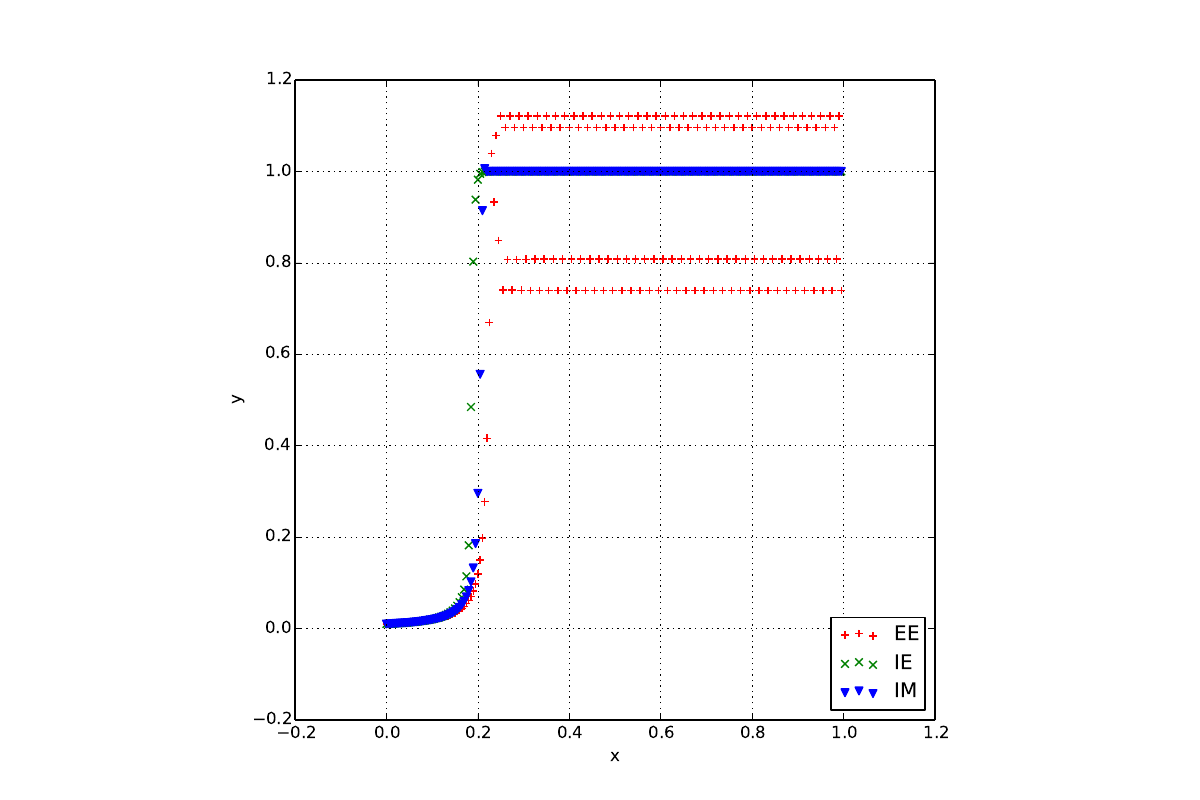

Source code (Python):
import matplotlib.pyplot as plt
from numpy import diff, finfo, double
from ode45 import ode45
from numpy import *
from time import time
from pylab import *
from scipy.optimize import fsolve

rhs = lambda y: 500 * y**2 * (1-y)
fun = lambda t, y: rhs(y)

def integrate_EE(y0, xStart, xEnd, steps, flag=False):
    r"""Integrate ODE with explicit Euler method
    Input: y0     ... initial condition
           xStart ... start x
           xEnd   ... end   x
           steps  ... number of steps (h = (xEnd - xStart)/N)
           flag   ... flag == False return complete solution: (phi, phi', t)
                      flag == True  return solution at endtime only: phi(tEnd)
    Output: x ... variable
            y ... solution
    """
    x = zeros(steps)
    y = zeros((steps, size(y0)))
    ###########################################################
    #                                                         #
    # TODO: Implementieren Sie hier die explizite Euler Regel #
    #       zur integration der funktion y(x).                #
    #                                                         #
    ###########################################################

    h = double(xEnd)/steps
    y[0,:] = y0

    for k in xrange(steps-1):
        y[k+1] = y[k] + h * rhs(y[k])
        x[k+1] = (k+1)*h

    if flag:
        return x[-1], y[-1][:]
    else:
        return x, y


def integrate_IE(y0, xStart, xEnd, steps, flag=False):
    r"""Integrate ODE with implicit Euler method
    Input: y0     ... initial condition
           xStart ... start x
           xEnd   ... end   x
           steps  ... number of steps (h = (xEnd - xStart)/N)
           flag   ... flag == False return complete solution: (phi, phi', t)
                      flag == True  return solution at endtime only: phi(tEnd)
    Output: x ... variable
            y ... solution
    """
    x = zeros(steps)
    y = zeros((steps, size(y0)))
    ###########################################################
    #                                                         #
    # TODO: Implementieren Sie hier die implizite Euler Regel #
    #       zur integration der funktion y(x).                #
    #                                                         #
    ###########################################################
    h = double(xEnd)/steps
    y[0,:] = y0

    for k in xrange(steps-1):
        F = lambda x: x - y[k] - h * rhs(x)
        y[k+1] = fsolve(F, y[k] + h * rhs(y[k]))
        x[k+1] = (k+1)*h

    if flag:
        return x[-1], y[-1][:]
    else:
        return x, y


def integrate_IM(y0, xStart, xEnd, steps, flag=False):
    r"""Integrate ODE with implicit midpoint rule
    Input: y0     ... initial condition
           xStart ... start x
           xEnd   ... end   x
           steps  ... number of steps (h = (xEnd - xStart)/N)
           flag   ... flag == False return complete solution: (phi, phi', t)
                      flag == True  return solution at endtime only: phi(tEnd)
    Output: x ... variable
            y ... solution
    """
    x = zeros(steps)
    y = zeros((steps, size(y0)))
    #################################################################
    #                                                               #
    # TODO: Implementieren Sie hier die implizite Mittelpunktsregel #
    #       zur integration der funktion y(x).                      #
    #                                                               #
    #################################################################
    h = double(xEnd)/steps
    y[0,:] = y0

    for k in xrange(steps-1):
        F = lambda x: x - y[k] - h * rhs(0.5*(x + y[k]))
        y[k+1] = fsolve(F, y[k] + h * rhs(y[k]))
        x[k+1] = (k+1)*h

    if flag:
        return x[-1], y[-1][:]
    else:
        return x, y


y0 = array([0.01])

# Compute
ts = 0
te = 1
nrsteps = 200

starttime = time()
t_ee, y_ee = integrate_EE(y0, ts, te, nrsteps, False)
endtime = time()
print('EE needed %f seconds' % (endtime-starttime))

starttime = time()
t_ee, y_ie = integrate_IE(y0, ts, te, nrsteps, False)
endtime = time()
print('IE needed %f seconds' % (endtime-starttime))

starttime = time()
t_ee, y_im = integrate_IM(y0, ts, te, nrsteps, False)
endtime = time()
print('IM needed %f seconds' % (endtime-starttime))

# Plot
fig = figure(figsize=(12,8))
ax = fig.gca()
ax.set_aspect("equal")

ax.scatter(t_ee, y_ee, marker="+", color="red", label="EE", s=30)
ax.scatter(t_ee, y_ie, marker="x", color="green", label="IE", s=30)
ax.scatter(t_ee, y_im, marker="v", color="blue", label="IM", s=30)

ax.grid(True)
ax.legend(loc="lower right")
ax.set_xlabel("x")
ax.set_ylabel("y")
savefig("ode45stiff.pdf")
show()

"""
def ode45stiff():


	# define the differential equation
	fun = lambda t,x: 500*x**2*(1-x)
	# define the time span
	tspan = (0.0,1.0)
	# get total time span
	L = diff(tspan)
	# starting value
	y0 = 0.01

	# make the figure
	fig = plt.figure()

	# exact solution
	# set options
	eps = finfo(double).eps
	options = {'reltol':10*eps,'abstol':eps,'stats':'on'}
	tex,yex = ode45(fun,(0,1),y0,**options)
	# plot 'exact' results
	plt.plot(tex,yex,'--',color=[0,0.75,0],linewidth=2,label='$y(t)$')
	plt.hold(True)

	# ODE45
	# set options
	options = {'reltol':0.01,'abstol':0.001,'stats':'on'}
	# get the solution using ode45
	[t,y] = ode45(fun,(0,1),y0,**options)
	# plot the solution
	plt.plot(t,y,'r+',label='ode45')

	# set label, legend, ....
	plt.xlabel('t',fontsize=14)
	plt.ylabel('y')
	plt.title('ode45 for d_ty = 500 y^2(1-y)')
	plt.show()
	# write to file
	#	plt.savefig('../PICTURES/logode451.eps')

	# now plot stepsizes
	fig = plt.figure()
	plt.title('ode45 for d_ty = 500 y^2(1-y)')
	ax1 = fig.add_subplot(111)
	ax1.plot(tex,yex[:,2], 'r--', linewidth=2)
	ax1.set_xlabel('t')
	ax1.set_ylabel('y(t)')

	ax2 = ax1.twinx()
	ax2.plot(0.5*(t[:-1]+t[1:]),diff(t), 'r-')
	ax2.set_ylabel('stepsize')

	plt.show()

	# write to file
	#plt.savefig('../PICTURES/logode452.eps')


if __name__ == '__main__':
	print 'warning: this function takes a long time to complete! (not really worth it)\n'
	ode45stiff()
"""
